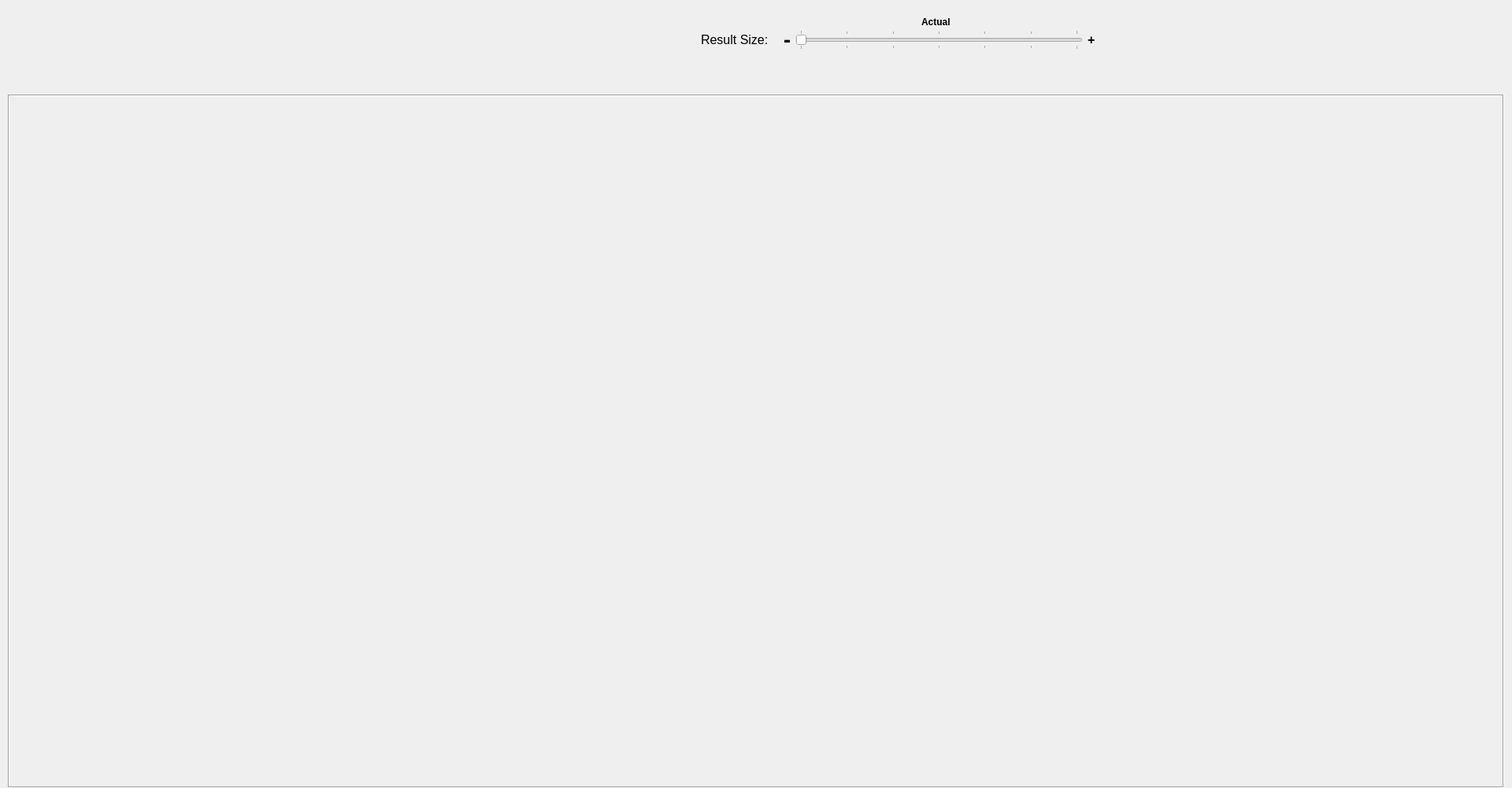
<?xml version="1.0" encoding="UTF-8"?>
<ui version="4.0">
 <class>DialogEnlarge</class>
 <widget class="QDialog" name="DialogEnlarge">
  <property name="geometry">
   <rect>
    <x>0</x>
    <y>0</y>
    <width>1920</width>
    <height>1000</height>
   </rect>
  </property>
  <property name="windowTitle">
   <string>Enalrged UWPI Results</string>
  </property>
  <property name="sizeGripEnabled">
   <bool>false</bool>
  </property>
  <widget class="QScrollArea" name="scrollArea">
   <property name="geometry">
    <rect>
     <x>10</x>
     <y>120</y>
     <width>1900</width>
     <height>880</height>
    </rect>
   </property>
   <property name="frameShape">
    <enum>QFrame::Box</enum>
   </property>
   <property name="widgetResizable">
    <bool>false</bool>
   </property>
   <widget class="QWidget" name="scrollAreaWidgetContents">
    <property name="geometry">
     <rect>
      <x>0</x>
      <y>0</y>
      <width>1089</width>
      <height>459</height>
     </rect>
    </property>
   </widget>
  </widget>
  <widget class="QLabel" name="label_5">
   <property name="geometry">
    <rect>
     <x>1170</x>
     <y>20</y>
     <width>41</width>
     <height>16</height>
    </rect>
   </property>
   <property name="font">
    <font>
     <weight>75</weight>
     <bold>true</bold>
    </font>
   </property>
   <property name="text">
    <string>Actual</string>
   </property>
  </widget>
  <widget class="QWidget" name="layoutWidget">
   <property name="geometry">
    <rect>
     <x>890</x>
     <y>30</y>
     <width>501</width>
     <height>41</height>
    </rect>
   </property>
   <layout class="QHBoxLayout" name="horizontalLayout_2">
    <item>
     <widget class="QLabel" name="label_4">
      <property name="font">
       <font>
        <pointsize>12</pointsize>
       </font>
      </property>
      <property name="text">
       <string>Result Size:</string>
      </property>
     </widget>
    </item>
    <item>
     <layout class="QHBoxLayout" name="horizontalLayout">
      <item>
       <widget class="QLabel" name="label">
        <property name="font">
         <font>
          <weight>75</weight>
          <bold>true</bold>
         </font>
        </property>
        <property name="text">
         <string/>
        </property>
       </widget>
      </item>
      <item>
       <widget class="QLabel" name="label_3">
        <property name="font">
         <font>
          <pointsize>20</pointsize>
          <weight>75</weight>
          <bold>true</bold>
         </font>
        </property>
        <property name="text">
         <string>-</string>
        </property>
       </widget>
      </item>
      <item>
       <widget class="QSlider" name="horizontalSliderEn">
        <property name="minimum">
         <number>-3</number>
        </property>
        <property name="maximum">
         <number>3</number>
        </property>
        <property name="pageStep">
         <number>1</number>
        </property>
        <property name="value">
         <number>-3</number>
        </property>
        <property name="orientation">
         <enum>Qt::Horizontal</enum>
        </property>
        <property name="tickPosition">
         <enum>QSlider::TicksBothSides</enum>
        </property>
        <property name="tickInterval">
         <number>1</number>
        </property>
       </widget>
      </item>
      <item>
       <widget class="QLabel" name="label_2">
        <property name="font">
         <font>
          <pointsize>12</pointsize>
          <weight>75</weight>
          <bold>true</bold>
         </font>
        </property>
        <property name="text">
         <string>+</string>
        </property>
       </widget>
      </item>
     </layout>
    </item>
   </layout>
  </widget>
 </widget>
 <resources/>
 <connections/>
</ui>
